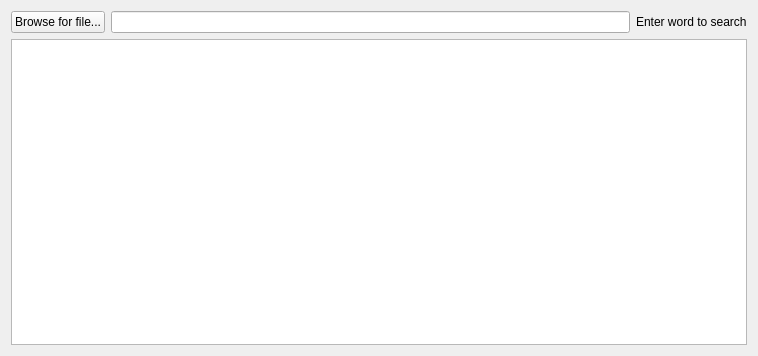
<?xml version="1.0" encoding="UTF-8"?>
<ui version="4.0">
 <class>TextFinder</class>
 <widget class="QWidget" name="TextFinder">
  <property name="geometry">
   <rect>
    <x>0</x>
    <y>0</y>
    <width>758</width>
    <height>356</height>
   </rect>
  </property>
  <property name="windowTitle">
   <string>TextFinder</string>
  </property>
  <layout class="QVBoxLayout" name="verticalLayout">
   <item>
    <layout class="QHBoxLayout" name="horizontalLayout">
     <item>
      <widget class="QPushButton" name="pushButton">
       <property name="text">
        <string>Browse for file...</string>
       </property>
      </widget>
     </item>
     <item>
      <widget class="QLineEdit" name="lineEdit"/>
     </item>
     <item>
      <widget class="QLabel" name="label">
       <property name="text">
        <string>Enter word to search</string>
       </property>
      </widget>
     </item>
    </layout>
   </item>
   <item>
    <widget class="QTextBrowser" name="textBrowser"/>
   </item>
  </layout>
 </widget>
 <layoutdefault spacing="6" margin="11"/>
 <resources/>
 <connections/>
</ui>
